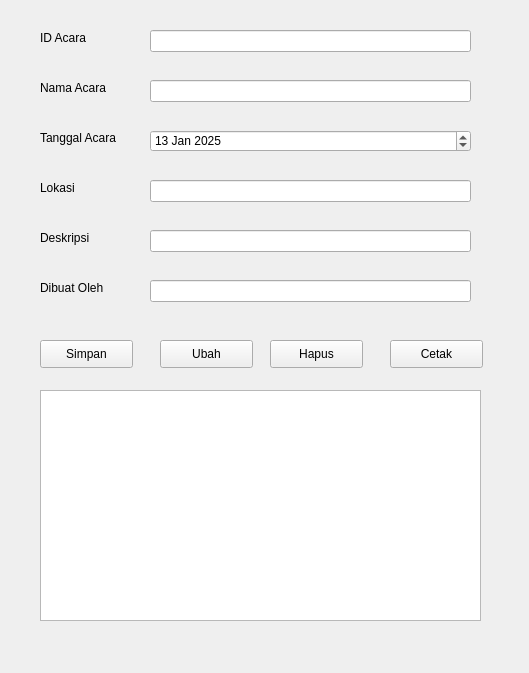
<?xml version="1.0" encoding="UTF-8"?>
<ui version="4.0">
 <class>Form</class>
 <widget class="QWidget" name="Form">
  <property name="geometry">
   <rect>
    <x>0</x>
    <y>0</y>
    <width>529</width>
    <height>673</height>
   </rect>
  </property>
  <property name="windowTitle">
   <string>Form</string>
  </property>
  <widget class="QPushButton" name="btnCetak">
   <property name="geometry">
    <rect>
     <x>390</x>
     <y>340</y>
     <width>93</width>
     <height>28</height>
    </rect>
   </property>
   <property name="text">
    <string>Cetak</string>
   </property>
  </widget>
  <widget class="QPushButton" name="btnUbah">
   <property name="geometry">
    <rect>
     <x>160</x>
     <y>340</y>
     <width>93</width>
     <height>28</height>
    </rect>
   </property>
   <property name="text">
    <string>Ubah</string>
   </property>
  </widget>
  <widget class="QLabel" name="label">
   <property name="geometry">
    <rect>
     <x>40</x>
     <y>30</y>
     <width>71</width>
     <height>16</height>
    </rect>
   </property>
   <property name="text">
    <string>ID Acara</string>
   </property>
  </widget>
  <widget class="QLineEdit" name="editnmAcara">
   <property name="geometry">
    <rect>
     <x>150</x>
     <y>80</y>
     <width>321</width>
     <height>22</height>
    </rect>
   </property>
  </widget>
  <widget class="QTableView" name="tableAcara">
   <property name="geometry">
    <rect>
     <x>40</x>
     <y>390</y>
     <width>441</width>
     <height>231</height>
    </rect>
   </property>
  </widget>
  <widget class="QPushButton" name="btnHapus">
   <property name="geometry">
    <rect>
     <x>270</x>
     <y>340</y>
     <width>93</width>
     <height>28</height>
    </rect>
   </property>
   <property name="text">
    <string>Hapus</string>
   </property>
  </widget>
  <widget class="QLineEdit" name="editIDAcara">
   <property name="geometry">
    <rect>
     <x>150</x>
     <y>30</y>
     <width>321</width>
     <height>22</height>
    </rect>
   </property>
  </widget>
  <widget class="QLabel" name="label_4">
   <property name="geometry">
    <rect>
     <x>40</x>
     <y>130</y>
     <width>91</width>
     <height>16</height>
    </rect>
   </property>
   <property name="text">
    <string>Tanggal Acara</string>
   </property>
  </widget>
  <widget class="QPushButton" name="btnSimpan">
   <property name="geometry">
    <rect>
     <x>40</x>
     <y>340</y>
     <width>93</width>
     <height>28</height>
    </rect>
   </property>
   <property name="text">
    <string>Simpan</string>
   </property>
  </widget>
  <widget class="QLabel" name="label_2">
   <property name="geometry">
    <rect>
     <x>40</x>
     <y>80</y>
     <width>91</width>
     <height>16</height>
    </rect>
   </property>
   <property name="text">
    <string>Nama Acara</string>
   </property>
  </widget>
  <widget class="QDateEdit" name="dateEditAcara">
   <property name="geometry">
    <rect>
     <x>150</x>
     <y>130</y>
     <width>321</width>
     <height>22</height>
    </rect>
   </property>
   <property name="date">
    <date>
     <year>2025</year>
     <month>1</month>
     <day>13</day>
    </date>
   </property>
  </widget>
  <widget class="QLabel" name="label_3">
   <property name="geometry">
    <rect>
     <x>40</x>
     <y>230</y>
     <width>91</width>
     <height>16</height>
    </rect>
   </property>
   <property name="text">
    <string>Deskripsi</string>
   </property>
  </widget>
  <widget class="QLineEdit" name="editLokasi">
   <property name="geometry">
    <rect>
     <x>150</x>
     <y>180</y>
     <width>321</width>
     <height>22</height>
    </rect>
   </property>
  </widget>
  <widget class="QLabel" name="label_5">
   <property name="geometry">
    <rect>
     <x>40</x>
     <y>180</y>
     <width>71</width>
     <height>16</height>
    </rect>
   </property>
   <property name="text">
    <string>Lokasi</string>
   </property>
  </widget>
  <widget class="QLineEdit" name="editDeskrip">
   <property name="geometry">
    <rect>
     <x>150</x>
     <y>230</y>
     <width>321</width>
     <height>22</height>
    </rect>
   </property>
  </widget>
  <widget class="QLabel" name="label_6">
   <property name="geometry">
    <rect>
     <x>40</x>
     <y>280</y>
     <width>91</width>
     <height>16</height>
    </rect>
   </property>
   <property name="text">
    <string>Dibuat Oleh</string>
   </property>
  </widget>
  <widget class="QLineEdit" name="editOleh">
   <property name="geometry">
    <rect>
     <x>150</x>
     <y>280</y>
     <width>321</width>
     <height>22</height>
    </rect>
   </property>
  </widget>
 </widget>
 <resources/>
 <connections/>
</ui>
